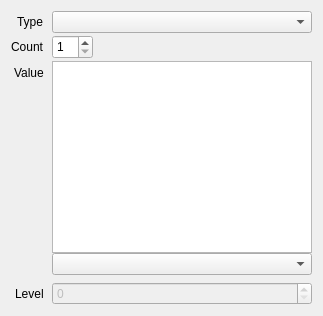
<?xml version="1.0" encoding="UTF-8"?>
<ui version="4.0">
 <class>BindingProperties</class>
 <widget class="QWidget" name="BindingProperties">
  <property name="geometry">
   <rect>
    <x>0</x>
    <y>0</y>
    <width>323</width>
    <height>316</height>
   </rect>
  </property>
  <layout class="QVBoxLayout" name="verticalLayout">
   <item>
    <layout class="QFormLayout" name="uniformForm">
     <property name="labelAlignment">
      <set>Qt::AlignRight|Qt::AlignTrailing|Qt::AlignVCenter</set>
     </property>
     <property name="horizontalSpacing">
      <number>8</number>
     </property>
     <property name="verticalSpacing">
      <number>2</number>
     </property>
     <property name="leftMargin">
      <number>0</number>
     </property>
     <property name="topMargin">
      <number>0</number>
     </property>
     <property name="rightMargin">
      <number>0</number>
     </property>
     <property name="bottomMargin">
      <number>0</number>
     </property>
     <item row="0" column="0">
      <widget class="QLabel" name="labelType">
       <property name="text">
        <string>Type</string>
       </property>
      </widget>
     </item>
     <item row="0" column="1">
      <widget class="DataComboBox" name="type">
       <property name="sizePolicy">
        <sizepolicy hsizetype="Preferred" vsizetype="Fixed">
         <horstretch>1</horstretch>
         <verstretch>0</verstretch>
        </sizepolicy>
       </property>
      </widget>
     </item>
     <item row="1" column="0">
      <widget class="QLabel" name="label">
       <property name="text">
        <string>Count</string>
       </property>
      </widget>
     </item>
     <item row="1" column="1">
      <widget class="QWidget" name="widgetCount" native="true">
       <layout class="QHBoxLayout" name="horizontalLayout">
        <property name="spacing">
         <number>5</number>
        </property>
        <property name="leftMargin">
         <number>0</number>
        </property>
        <property name="topMargin">
         <number>0</number>
        </property>
        <property name="rightMargin">
         <number>0</number>
        </property>
        <property name="bottomMargin">
         <number>0</number>
        </property>
        <item>
         <widget class="QSpinBox" name="count">
          <property name="minimumSize">
           <size>
            <width>0</width>
            <height>24</height>
           </size>
          </property>
          <property name="maximumSize">
           <size>
            <width>16777215</width>
            <height>24</height>
           </size>
          </property>
          <property name="minimum">
           <number>1</number>
          </property>
          <property name="maximum">
           <number>99</number>
          </property>
         </widget>
        </item>
        <item>
         <widget class="QTabWidget" name="index">
          <property name="sizePolicy">
           <sizepolicy hsizetype="Expanding" vsizetype="Fixed">
            <horstretch>1</horstretch>
            <verstretch>0</verstretch>
           </sizepolicy>
          </property>
          <property name="minimumSize">
           <size>
            <width>70</width>
            <height>24</height>
           </size>
          </property>
          <property name="maximumSize">
           <size>
            <width>16777215</width>
            <height>24</height>
           </size>
          </property>
          <property name="styleSheet">
           <string notr="true">QTabWidget::pane { border: none; }</string>
          </property>
         </widget>
        </item>
        <item>
         <spacer name="horizontalSpacer">
          <property name="orientation">
           <enum>Qt::Horizontal</enum>
          </property>
          <property name="sizeType">
           <enum>QSizePolicy::Expanding</enum>
          </property>
          <property name="sizeHint" stdset="0">
           <size>
            <width>1</width>
            <height>0</height>
           </size>
          </property>
         </spacer>
        </item>
       </layout>
      </widget>
     </item>
     <item row="2" column="0">
      <widget class="QLabel" name="labelValue">
       <property name="text">
        <string>Value</string>
       </property>
      </widget>
     </item>
     <item row="2" column="1">
      <widget class="QWidget" name="widget" native="true">
       <layout class="QVBoxLayout" name="_3">
        <property name="spacing">
         <number>0</number>
        </property>
        <property name="leftMargin">
         <number>0</number>
        </property>
        <property name="topMargin">
         <number>0</number>
        </property>
        <property name="rightMargin">
         <number>0</number>
        </property>
        <property name="bottomMargin">
         <number>0</number>
        </property>
        <item>
         <widget class="MatrixWidget" name="value">
          <property name="verticalScrollBarPolicy">
           <enum>Qt::ScrollBarAlwaysOff</enum>
          </property>
          <property name="horizontalScrollBarPolicy">
           <enum>Qt::ScrollBarAlwaysOff</enum>
          </property>
          <property name="autoScroll">
           <bool>false</bool>
          </property>
          <property name="editTriggers">
           <set>QAbstractItemView::CurrentChanged</set>
          </property>
          <property name="selectionMode">
           <enum>QAbstractItemView::NoSelection</enum>
          </property>
          <property name="gridStyle">
           <enum>Qt::DotLine</enum>
          </property>
          <attribute name="horizontalHeaderVisible">
           <bool>false</bool>
          </attribute>
          <attribute name="horizontalHeaderMinimumSectionSize">
           <number>1</number>
          </attribute>
          <attribute name="horizontalHeaderStretchLastSection">
           <bool>true</bool>
          </attribute>
          <attribute name="verticalHeaderVisible">
           <bool>false</bool>
          </attribute>
          <attribute name="verticalHeaderStretchLastSection">
           <bool>true</bool>
          </attribute>
         </widget>
        </item>
        <item>
         <widget class="ReferenceComboBox" name="reference"/>
        </item>
        <item>
         <spacer name="verticalSpacer">
          <property name="orientation">
           <enum>Qt::Vertical</enum>
          </property>
          <property name="sizeHint" stdset="0">
           <size>
            <width>1</width>
            <height>0</height>
           </size>
          </property>
         </spacer>
        </item>
       </layout>
      </widget>
     </item>
     <item row="3" column="0">
      <widget class="QLabel" name="labelLevel">
       <property name="text">
        <string>Level</string>
       </property>
      </widget>
     </item>
     <item row="3" column="1">
      <widget class="QSpinBox" name="textureLevel">
       <property name="enabled">
        <bool>false</bool>
       </property>
      </widget>
     </item>
    </layout>
   </item>
  </layout>
 </widget>
 <customwidgets>
  <customwidget>
   <class>DataComboBox</class>
   <extends>QComboBox</extends>
   <header>session/DataComboBox.h</header>
  </customwidget>
  <customwidget>
   <class>ReferenceComboBox</class>
   <extends>QComboBox</extends>
   <header>session/ReferenceComboBox.h</header>
  </customwidget>
  <customwidget>
   <class>MatrixWidget</class>
   <extends>QTableWidget</extends>
   <header location="global">QTableWidget</header>
  </customwidget>
 </customwidgets>
 <resources/>
 <connections/>
</ui>
